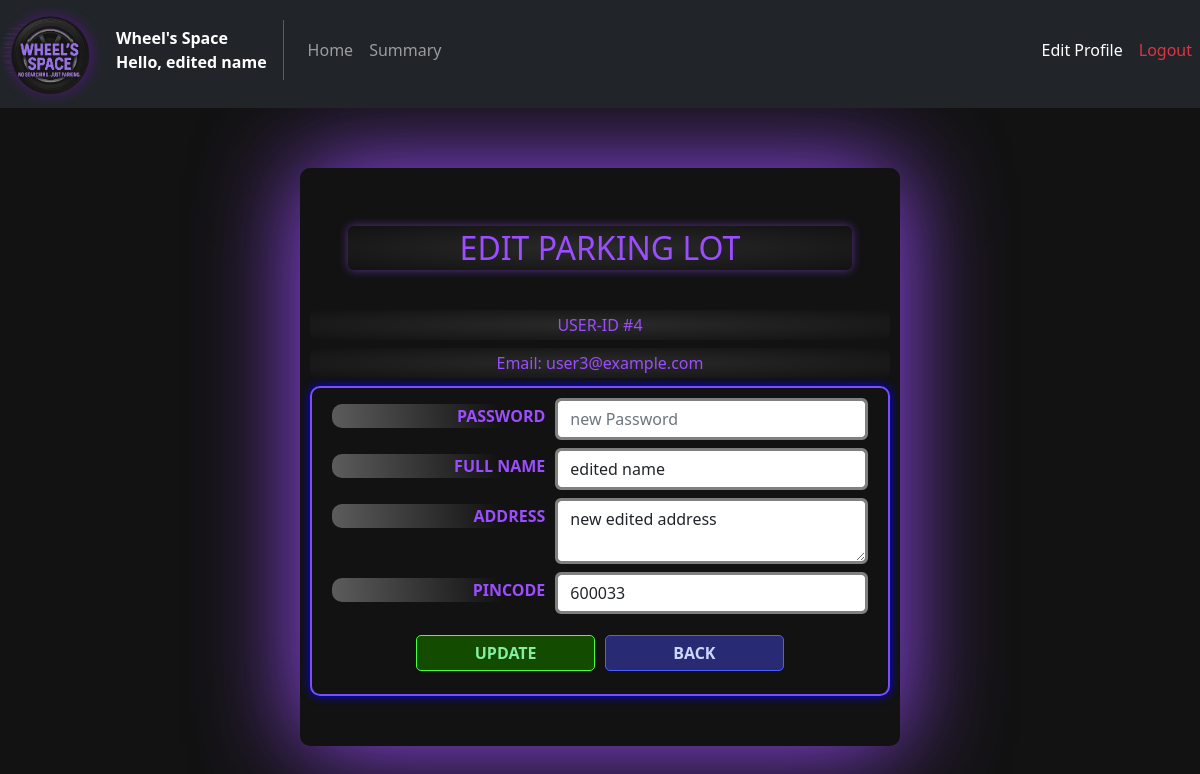
Page /useredit/4 on the earlier database version.
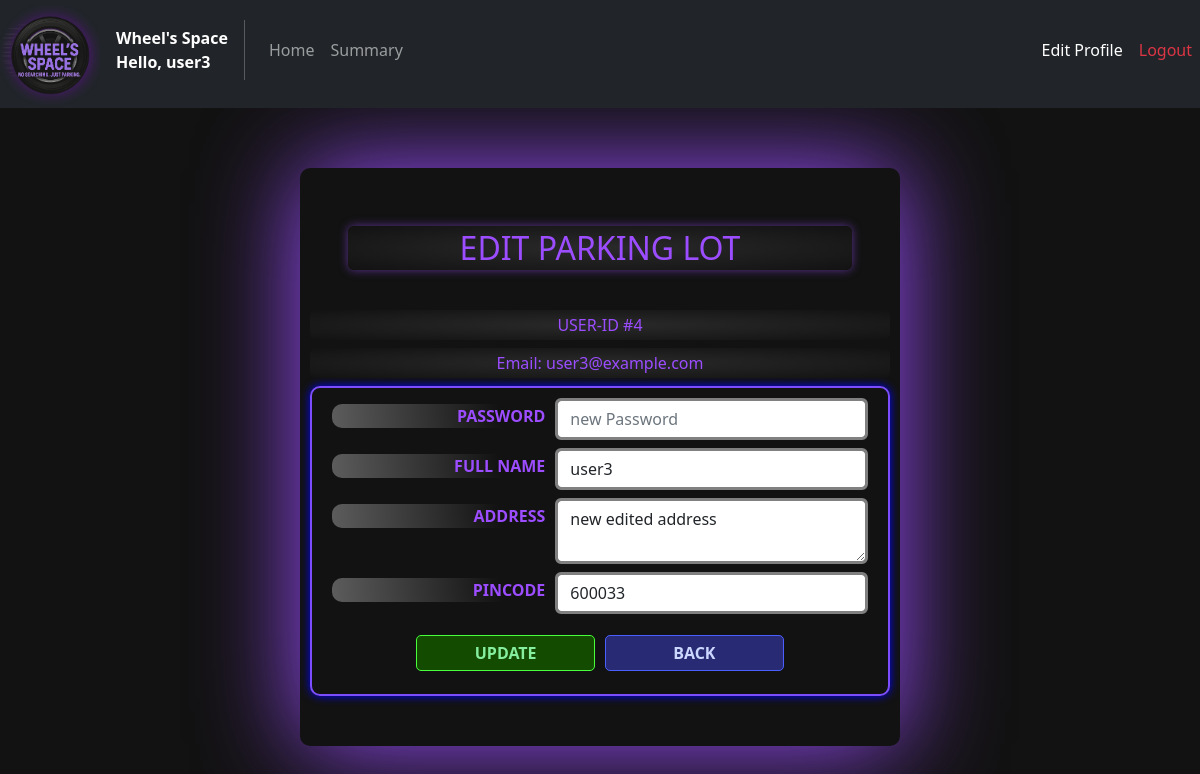
Same page on the later database version.
### models/Users.py (models this page shows)
class Users(db.Model):
    __tablename__ = "Users"
    user_id = db.Column(db.Integer, primary_key = True)
    email   = db.Column(db.String(64), unique = True, nullable=False)
    passw   = db.Column(db.String(32), nullable = False)
    name    = db.Column(db.String(64), nullable = False)
    address = db.Column(db.Text, nullable = False)
    pincode = db.Column(db.Integer,nullable = False)
    reserved = db.relationship("Reservations",back_populates = "user")

### controllers/user_routes.py (the view, shortened to what this page needs)
@user_routes.route('/useredit/<int:user_id>', methods = ["GET","POST"])
def useredit(user_id):
    user = Users.query.filter_by(user_id = user_id).first()
    return render_template("user_edit.html", user=user, hide_alert=True)

### templates/user_edit.html (shortened to what this page needs)
<!DOCTYPE html>
<html lang="en">
<head>
    <link href="https://cdn.jsdelivr.net/npm/bootstrap@5.2.3/dist/css/bootstrap.min.css" rel="stylesheet"
>
    <link rel="stylesheet" href="{{ url_for('static', filename='css/General_style.css') }}">
    <link rel="stylesheet" href="{{ url_for('static', filename='css/User_style.css') }}">
    <link rel="stylesheet" href="../static/css/User_style.css">
    <link rel="stylesheet" href="../static/css/General_style.css">
</head>
<body>
    <nav class="navbar navbar-expand-lg navbar-dark bg-dark my-nav-bar">
        <div class="navbar-brand logo">
            <img src="{{ url_for('static', filename='images/logo.png' )}}" alt="LOGO" id="logo" class="img-fluid mb-5">
        </div>
        <div>
            <div class="fw-bold text-white">Wheel's Space</div>
            <div class="fw-bold text-white"> Hello, {{user.name}}</div>
        </div>
        <div class="collapse navbar-collapse" id="navbarelements">
            <ul class="navbar-nav me-auto">
                <li class="nav-item">
                    <a href="{{url_for('user_routes.home',user_id = user.user_id)}}" class="nav-link my-nav-link">Home</a>
                </li>
                <li class="nav-item">
                    <a href="{{url_for('user_routes.summary',user_id = user.user_id)}}" class="nav-link my-nav-link">Summary</a>
                </li>
            </ul>
            <ul class="navbar-nav">
                 <li class="nav-item">
                    <a href="#" class="nav-link my-nav-link active">Edit Profile</a>
                </li>
                <li class="nav-item">
                    <a href="{{url_for('auth_rbac.logout')}}" class="nav-link my-nav-link text-danger">Logout</a>
                </li>
            </ul>
        </div>
    </nav>
    <div class="span-box text-center container">
        <div class="row  mb-4 py-2 justify-content-center">
            <div class="view-highlight h2 col-10">EDIT PARKING LOT</div>
        </div>
        <div class="col-12 mb-2 px-5 view-highlight" style="box-shadow: none;">USER-ID #{{user.user_id}}</div>
        <div class="col-12 mb-2 text-break view-highlight" style="box-shadow: none;">Email: {{user.email}}</div>
        <form class="form-style form my-form" action="{{ url_for('user_routes.useredit', user_id = user.user_id) }}" method="POST">
            <div class="mb-2 d-flex">
                <label for="password" class="form-label col-5">Password</label>
                <input class="form-control my-form-input" type="password" name="password" placeholder="new Password" id="password" value="">
            </div>
            <div class="mb-2 d-flex">
                <label for="fullname" class="form-label col-5">Full Name</label>
                <input class="form-control my-form-input" type="text" name="fullname" id="fullname" value="{{user.name}}">
            </div>
            <div class="mb-2 d-flex">
                <label for="address" class="form-label col-5">Address</label>
                <textarea name="address" id="address" rows="2" class="form-control my-form-input">{{user.address}}</textarea>
            </div>
            <div class="mb-3 d-flex">
                <label for="pincode" class="form-label col-5">Pincode</label>
                <input class="form-control my-form-input" type="number" name="pincode" id="pincode" value="{{user.pincode}}" min="0" max="999999">
            </div>
            <div class="mb-2 d-flex justify-content-center">
                <input class="user-btn add-btn col-4" type="submit" value="UPDATE" id="submit">
                <a href="{{ url_for('user_routes.home',user_id = user.user_id) }}" class="user-btn edit-btn col-4">BACK</a>
            </div>
        </form>
    </div>
</body>
</html>

Differences in the rows shown:
changed Users "user3@example.com": name "edited name" → "user3"; fullname "edited name" → "user3"
